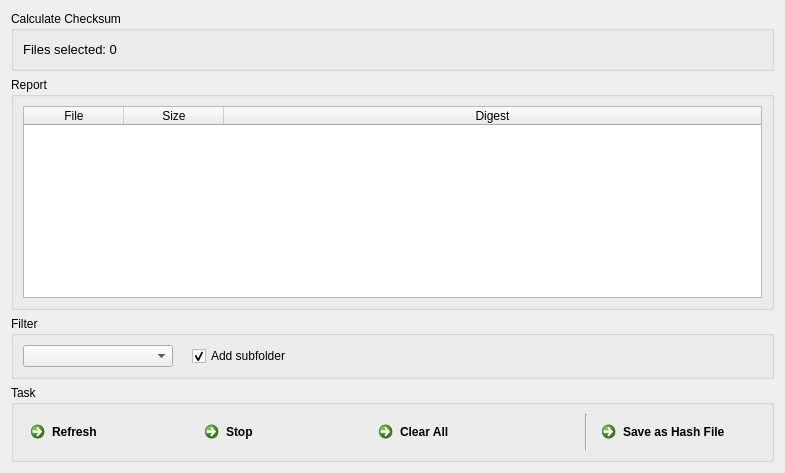
      <widget class="QWidget" name="tabChecksum">
       <attribute name="icon">
        <iconset resource="ResourceCheckSumJack.qrc">
         <normaloff>:/new/prefix1/icon/check.png</normaloff>:/new/prefix1/icon/check.png</iconset>
       </attribute>
       <attribute name="title">
        <string>Checksum</string>
       </attribute>
       <layout class="QVBoxLayout" name="verticalLayout_4">
        <item>
         <widget class="QGroupBox" name="groupBox_2">
          <property name="maximumSize">
           <size>
            <width>16777215</width>
            <height>60</height>
           </size>
          </property>
          <property name="title">
           <string>Calculate Checksum</string>
          </property>
          <layout class="QVBoxLayout" name="verticalLayout_2">
           <item>
            <layout class="QHBoxLayout" name="horizontalLayout_5">
             <item>
              <widget class="QLabel" name="label_2">
               <property name="font">
                <font>
                 <family>MS Shell Dlg 2</family>
                 <pointsize>10</pointsize>
                </font>
               </property>
               <property name="text">
                <string>Files selected: 0</string>
               </property>
               <property name="textFormat">
                <enum>Qt::AutoText</enum>
               </property>
               <property name="alignment">
                <set>Qt::AlignCenter</set>
               </property>
               <property name="wordWrap">
                <bool>false</bool>
               </property>
              </widget>
             </item>
             <item>
              <spacer name="horizontalSpacer_10">
               <property name="orientation">
                <enum>Qt::Horizontal</enum>
               </property>
               <property name="sizeType">
                <enum>QSizePolicy::Maximum</enum>
               </property>
               <property name="sizeHint" stdset="0">
                <size>
                 <width>10</width>
                 <height>20</height>
                </size>
               </property>
              </spacer>
             </item>
             <item>
              <widget class="QLabel" name="labelStatus">
               <property name="font">
                <font>
                 <family>MS Shell Dlg 2</family>
                 <pointsize>10</pointsize>
                </font>
               </property>
               <property name="text">
                <string/>
               </property>
              </widget>
             </item>
             <item>
              <spacer name="horizontalSpacer_14">
               <property name="orientation">
                <enum>Qt::Horizontal</enum>
               </property>
               <property name="sizeHint" stdset="0">
                <size>
                 <width>40</width>
                 <height>20</height>
                </size>
               </property>
              </spacer>
             </item>
             <item>
              <widget class="QLabel" name="labelDir">
               <property name="font">
                <font>
                 <pointsize>10</pointsize>
                </font>
               </property>
               <property name="text">
                <string/>
               </property>
              </widget>
             </item>
             <item>
              <spacer name="horizontalSpacer_11">
               <property name="orientation">
                <enum>Qt::Horizontal</enum>
               </property>
               <property name="sizeType">
                <enum>QSizePolicy::Fixed</enum>
               </property>
               <property name="sizeHint" stdset="0">
                <size>
                 <width>400</width>
                 <height>20</height>
                </size>
               </property>
              </spacer>
             </item>
            </layout>
           </item>
          </layout>
         </widget>
        </item>
        <item>
         <widget class="QGroupBox" name="groupBox">
          <property name="enabled">
           <bool>true</bool>
          </property>
          <property name="autoFillBackground">
           <bool>false</bool>
          </property>
          <property name="title">
           <string>Report</string>
          </property>
          <property name="flat">
           <bool>false</bool>
          </property>
          <property name="checkable">
           <bool>false</bool>
          </property>
          <layout class="QVBoxLayout" name="verticalLayout">
           <item>
            <widget class="QTableWidget" name="tableWidget">
             <property name="contextMenuPolicy">
              <enum>Qt::CustomContextMenu</enum>
             </property>
             <property name="toolTip">
              <string>&lt;html&gt;&lt;head/&gt;&lt;body&gt;&lt;p&gt;Right click.&lt;/p&gt;&lt;/body&gt;&lt;/html&gt;</string>
             </property>
             <property name="autoScroll">
              <bool>true</bool>
             </property>
             <property name="autoScrollMargin">
              <number>16</number>
             </property>
             <property name="dragEnabled">
              <bool>true</bool>
             </property>
             <property name="dragDropMode">
              <enum>QAbstractItemView::DragDrop</enum>
             </property>
             <property name="textElideMode">
              <enum>Qt::ElideNone</enum>
             </property>
             <property name="showGrid">
              <bool>false</bool>
             </property>
             <property name="wordWrap">
              <bool>false</bool>
             </property>
             <property name="cornerButtonEnabled">
              <bool>false</bool>
             </property>
             <attribute name="horizontalHeaderHighlightSections">
              <bool>false</bool>
             </attribute>
             <attribute name="horizontalHeaderStretchLastSection">
              <bool>true</bool>
             </attribute>
             <attribute name="verticalHeaderVisible">
              <bool>false</bool>
             </attribute>
             <attribute name="verticalHeaderHighlightSections">
              <bool>false</bool>
             </attribute>
             <column>
              <property name="text">
               <string>File</string>
              </property>
             </column>
             <column>
              <property name="text">
               <string>Size</string>
              </property>
              <property name="textAlignment">
               <set>AlignHCenter|AlignVCenter|AlignCenter</set>
              </property>
             </column>
             <column>
              <property name="text">
               <string>Digest</string>
              </property>
              <property name="textAlignment">
               <set>AlignHCenter|AlignVCenter|AlignCenter</set>
              </property>
             </column>
            </widget>
           </item>
          </layout>
         </widget>
        </item>
        <item>
         <widget class="QGroupBox" name="groupBox_3">
          <property name="minimumSize">
           <size>
            <width>0</width>
            <height>60</height>
           </size>
          </property>
          <property name="maximumSize">
           <size>
            <width>16777215</width>
            <height>80</height>
           </size>
          </property>
          <property name="title">
           <string>Filter</string>
          </property>
          <layout class="QVBoxLayout" name="verticalLayout_15">
           <item>
            <layout class="QHBoxLayout" name="horizontalLayout_2">
             <item>
              <widget class="QComboBox" name="comboBox">
               <property name="minimumSize">
                <size>
                 <width>150</width>
                 <height>0</height>
                </size>
               </property>
               <property name="toolTip">
                <string>&lt;html&gt;&lt;head/&gt;&lt;body&gt;&lt;p&gt;&lt;span style=&quot; font-size:10pt; font-weight:600;&quot;&gt;Filter&lt;/span&gt;&lt;/p&gt;&lt;p&gt;Filter to include or exclude files from calculation. Use Tools -&amp;gt; Filter to create or modify filter settings.&lt;/p&gt;&lt;/body&gt;&lt;/html&gt;</string>
               </property>
              </widget>
             </item>
             <item>
              <spacer name="horizontalSpacer_13">
               <property name="orientation">
                <enum>Qt::Horizontal</enum>
               </property>
               <property name="sizeType">
                <enum>QSizePolicy::Maximum</enum>
               </property>
               <property name="sizeHint" stdset="0">
                <size>
                 <width>13</width>
                 <height>20</height>
                </size>
               </property>
              </spacer>
             </item>
             <item>
              <widget class="QCheckBox" name="checkBox">
               <property name="toolTip">
                <string>&lt;html&gt;&lt;head/&gt;&lt;body&gt;&lt;p&gt;&lt;span style=&quot; font-size:10pt; font-weight:600;&quot;&gt;Add subfolder&lt;/span&gt;&lt;/p&gt;&lt;p&gt;Use this to add all subfolder. (recursiv)&lt;/p&gt;&lt;/body&gt;&lt;/html&gt;</string>
               </property>
               <property name="text">
                <string>Add subfolder</string>
               </property>
               <property name="checked">
                <bool>true</bool>
               </property>
              </widget>
             </item>
             <item>
              <spacer name="horizontalSpacer_15">
               <property name="orientation">
                <enum>Qt::Horizontal</enum>
               </property>
               <property name="sizeType">
                <enum>QSizePolicy::Maximum</enum>
               </property>
               <property name="sizeHint" stdset="0">
                <size>
                 <width>13</width>
                 <height>20</height>
                </size>
               </property>
              </spacer>
             </item>
             <item>
              <widget class="QLabel" name="labelProgress">
               <property name="toolTip">
                <string>&lt;html&gt;&lt;head/&gt;&lt;body&gt;&lt;p&gt;&lt;span style=&quot; font-size:12pt;&quot;&gt;Please wait. This might take a while.&lt;/span&gt;&lt;/p&gt;&lt;/body&gt;&lt;/html&gt;</string>
               </property>
               <property name="text">
                <string/>
               </property>
              </widget>
             </item>
             <item>
              <spacer name="horizontalSpacer_2">
               <property name="orientation">
                <enum>Qt::Horizontal</enum>
               </property>
               <property name="sizeHint" stdset="0">
                <size>
                 <width>358</width>
                 <height>20</height>
                </size>
               </property>
              </spacer>
             </item>
            </layout>
           </item>
          </layout>
         </widget>
        </item>
        <item>
         <widget class="QGroupBox" name="groupBox_6">
          <property name="title">
           <string>Task</string>
          </property>
          <layout class="QVBoxLayout" name="verticalLayout_6">
           <item>
            <layout class="QHBoxLayout" name="horizontalLayout_3">
             <item>
              <widget class="QCommandLinkButton" name="commandLinkButtonRefresh">
               <property name="toolTip">
                <string>&lt;html&gt;&lt;head/&gt;&lt;body&gt;&lt;p&gt;&lt;span style=&quot; font-size:10pt; font-weight:600;&quot;&gt;Refresh&lt;/span&gt;&lt;/p&gt;&lt;p&gt;Refreshes the checksum calculation. Shortcut&lt;span style=&quot; font-weight:600;&quot;&gt; F5&lt;/span&gt;&lt;/p&gt;&lt;/body&gt;&lt;/html&gt;</string>
               </property>
               <property name="text">
                <string>Refresh</string>
               </property>
               <property name="icon">
                <iconset resource="ResourceCheckSumJack.qrc">
                 <normaloff>:/new/prefix1/icon/refresh.png</normaloff>:/new/prefix1/icon/refresh.png</iconset>
               </property>
              </widget>
             </item>
             <item>
              <widget class="QCommandLinkButton" name="commandLinkButtonStop">
               <property name="toolTip">
                <string>&lt;html&gt;&lt;head/&gt;&lt;body&gt;&lt;p&gt;&lt;span style=&quot; font-size:10pt; font-weight:600;&quot;&gt;Stop&lt;/span&gt;&lt;/p&gt;&lt;/body&gt;&lt;/html&gt;</string>
               </property>
               <property name="text">
                <string>Stop</string>
               </property>
               <property name="icon">
                <iconset resource="ResourceCheckSumJack.qrc">
                 <normaloff>:/new/prefix1/icon/stop.png</normaloff>:/new/prefix1/icon/stop.png</iconset>
               </property>
              </widget>
             </item>
             <item>
              <widget class="QCommandLinkButton" name="commandLinkButtonClearAll">
               <property name="toolTip">
                <string>&lt;html&gt;&lt;head/&gt;&lt;body&gt;&lt;p&gt;&lt;span style=&quot; font-size:10pt; font-weight:600;&quot;&gt;Clear All&lt;/span&gt;&lt;/p&gt;&lt;/body&gt;&lt;/html&gt;</string>
               </property>
               <property name="text">
                <string>Clear All</string>
               </property>
               <property name="icon">
                <iconset resource="ResourceCheckSumJack.qrc">
                 <normaloff>:/new/prefix1/icon/clearall.png</normaloff>:/new/prefix1/icon/clearall.png</iconset>
               </property>
              </widget>
             </item>
             <item>
              <spacer name="horizontalSpacer_4">
               <property name="orientation">
                <enum>Qt::Horizontal</enum>
               </property>
               <property name="sizeHint" stdset="0">
                <size>
                 <width>40</width>
                 <height>20</height>
                </size>
               </property>
              </spacer>
             </item>
             <item>
              <widget class="Line" name="line">
               <property name="orientation">
                <enum>Qt::Vertical</enum>
               </property>
              </widget>
             </item>
             <item>
              <widget class="QCommandLinkButton" name="commandLinkButtonSaveChecksum">
               <property name="toolTip">
                <string>&lt;html&gt;&lt;head/&gt;&lt;body&gt;&lt;p&gt;&lt;span style=&quot; font-size:10pt; font-weight:600;&quot;&gt;Save Hash File&lt;/span&gt;&lt;/p&gt;&lt;p&gt;Saves hash file as shown in the report. Only one hash file is created. The file extension is set according to the selected hash.&lt;/p&gt;&lt;/body&gt;&lt;/html&gt;</string>
               </property>
               <property name="text">
                <string>Save as Hash File</string>
               </property>
               <property name="icon">
                <iconset resource="ResourceCheckSumJack.qrc">
                 <normaloff>:/new/prefix1/icon/savehash.png</normaloff>:/new/prefix1/icon/savehash.png</iconset>
               </property>
              </widget>
             </item>
            </layout>
           </item>
          </layout>
         </widget>
        </item>
       </layout>
      </widget>
